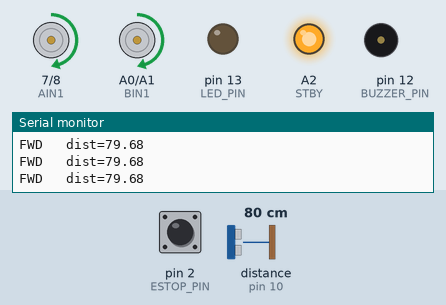
Simulated run of this sketch. Board: Arduino Uno, built with avr-gcc and run on an emulated ATmega328P. On the bench: motor-driver pin pairs drawn as motors (green arrow = first pin HIGH = forward, orange = second pin HIGH = backward, longer = more drive, scaled by the enable pin, stopped while the standby pin is LOW), output pins drawn as LEDs (lit = HIGH), buzzer (waves = sounding, pin HIGH), the last lines printed to the serial monitor. Wiring (inferred from the names in the program): ultrasonic range finder: trigger pin 9; echo pin 10. Dashed ring = blinking. The test bench sets the inputs (shaded band); at power-on: distance to the obstacle (sensor on pin 10) 80 cm, pin 2 (ESTOP_PIN) HIGH. The echo pulse lasts 58.3 µs per cm; pins used as bus, display or sensor lines are not drawn.

Above: at 1.7 s.
1.8 s: distance to the obstacle (sensor on pin 10) set to 27 cm
3.3 s: distance to the obstacle (sensor on pin 10) set to 23 cm
At 4.2 s:
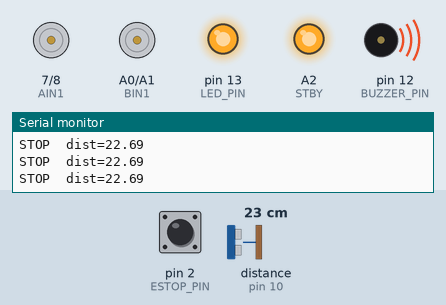
4.8 s: pin 2 (ESTOP_PIN) pulled LOW for 0.15 s
At 6.0 s:
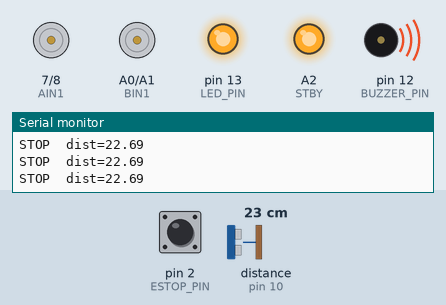
6.4 s: pin 2 (ESTOP_PIN) pulled LOW for 3.2 s
At 7.7 s:
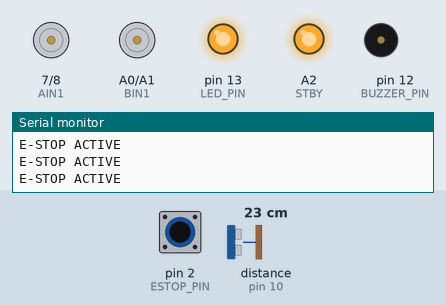
11.1 s: distance to the obstacle (sensor on pin 10) set to 35 cm
At 12.1 s:
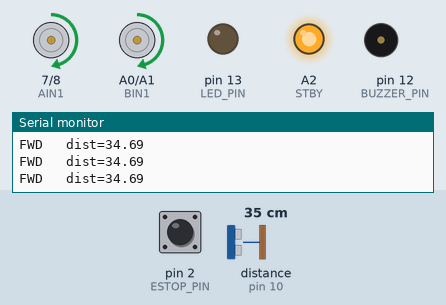
12.6 s: pin 2 (ESTOP_PIN) pulsed LOW 2 times (0.12 s each, 0.3 s apart)
At 12.71 s:
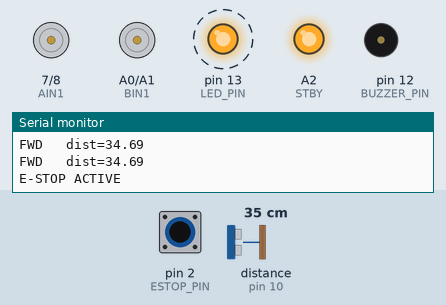
Timing chart, 0 to 15.6 s (numbered marks = the images above; inputs shaded):
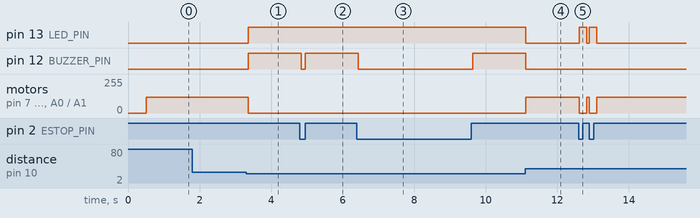

The sketch:

13_obstacle_stop.ino
```cpp
/*
============================================================
Program 13 — Obstacle Stop (Sense → Think → Act)
Course: Build Your First AI Robot
Week 4: Teach Your Robot to React
============================================================

PURPOSE
  Combine Week 2 sensing with Week 3 driving.
  If something is too close → STOP. Otherwise → creep forward.

LEARNING OBJECTIVE
  After this program, you should understand that:
  - a control loop repeatedly senses, decides, and acts
  - ultrasonic distance can gate motor motion
  - E-STOP still overrides everything

KEY CONCEPT
  Sense (distance) → Think (threshold) → Act (forward / stop)

WHAT CHANGED FROM THE PREVIOUS PROGRAM
  Week 3 moved on timers/sequences.
  Program 13 moves based on the ENVIRONMENT.

WHAT THE ROBOT DOES NOW
  Creeps forward while clear; stops and warns when too close.

HARDWARE
  - Motors + E-STOP (Week 3)
  - HC-SR04 TRIG 9, ECHO 10 (Week 2)
  - LED 13 + buzzer 12

WIRING
  Motors/E-STOP: hardware/wiring/motors_tb6612.md + estop.md
  Ultrasonic: hardware/wiring/ultrasonic.md

SAFETY
  Low speed. E-STOP ready. Soft targets (hand/foam), not fragile objects.

HOW TO RUN
  1. Upload
  2. Release E-STOP
  3. Let it creep; put your hand in front → should STOP
  4. Remove hand → may resume forward

CONTROLS
  E-STOP = immediate halt
============================================================
*/

const int PWMA = 3;
const int AIN1 = 7;
const int AIN2 = 8;
const int PWMB = 11;
const int BIN1 = A0;
const int BIN2 = A1;
const int STBY = A2;
const int ESTOP_PIN = 2;
const int TRIG_PIN = 9;
const int ECHO_PIN = 10;
const int BUZZER_PIN = 12;
const int LED_PIN = 13;
const int BAUD_RATE = 9600;

const int SPEED = 120;
const float STOP_CM = 25.0;
const float CM_PER_US = 0.0343;

void setup() {
  pinMode(PWMA, OUTPUT);
  pinMode(AIN1, OUTPUT);
  pinMode(AIN2, OUTPUT);
  pinMode(PWMB, OUTPUT);
  pinMode(BIN1, OUTPUT);
  pinMode(BIN2, OUTPUT);
  pinMode(STBY, OUTPUT);
  pinMode(ESTOP_PIN, INPUT_PULLUP);
  pinMode(TRIG_PIN, OUTPUT);
  pinMode(ECHO_PIN, INPUT);
  pinMode(BUZZER_PIN, OUTPUT);
  pinMode(LED_PIN, OUTPUT);

  digitalWrite(STBY, HIGH);
  digitalWrite(TRIG_PIN, LOW);
  stopMotors();

  Serial.begin(BAUD_RATE);
  delay(500);
  Serial.println("Program 13 — Obstacle Stop");
  Serial.print("Stop if closer than ");
  Serial.print(STOP_CM);
  Serial.println(" cm");
}

void loop() {
  // 1) SAFETY first
  if (isEStopPressed()) {
    stopMotors();
    digitalWrite(LED_PIN, HIGH);
    digitalWrite(BUZZER_PIN, LOW);
    Serial.println("E-STOP ACTIVE");
    delay(100);
    return;
  }

  // 2) SENSE
  float distanceCm = readDistanceCm();

  // 3) THINK + 4) ACT
  if (distanceCm > 0 && distanceCm < STOP_CM) {
    stopMotors();
    digitalWrite(LED_PIN, HIGH);
    digitalWrite(BUZZER_PIN, HIGH);
    Serial.print("STOP  dist=");
    Serial.println(distanceCm);
  } else {
    forward(SPEED);
    digitalWrite(LED_PIN, LOW);
    digitalWrite(BUZZER_PIN, LOW);
    Serial.print("FWD   dist=");
    Serial.println(distanceCm);
  }

  delay(80);
}

bool isEStopPressed() {
  return digitalRead(ESTOP_PIN) == LOW;
}

float readDistanceCm() {
  digitalWrite(TRIG_PIN, LOW);
  delayMicroseconds(2);
  digitalWrite(TRIG_PIN, HIGH);
  delayMicroseconds(10);
  digitalWrite(TRIG_PIN, LOW);

  long durationUs = pulseIn(ECHO_PIN, HIGH, 30000);
  if (durationUs == 0) {
    return -1.0;
  }
  return (durationUs * CM_PER_US) / 2.0;
}

void forward(int speed) {
  digitalWrite(AIN1, HIGH);
  digitalWrite(AIN2, LOW);
  analogWrite(PWMA, speed);
  digitalWrite(BIN1, HIGH);
  digitalWrite(BIN2, LOW);
  analogWrite(PWMB, speed);
}

void stopMotors() {
  digitalWrite(AIN1, LOW);
  digitalWrite(AIN2, LOW);
  analogWrite(PWMA, 0);
  digitalWrite(BIN1, LOW);
  digitalWrite(BIN2, LOW);
  analogWrite(PWMB, 0);
}

/*
============================================================
STUDENT CHALLENGE
 1. Tune STOP_CM for your arena (try 15 and 35).
 2. Pulse the buzzer while stopped instead of solid on.
 3. (Bonus) If distance is -1 (no echo), treat it as STOP for safety.

EXPECTED RESULT
  - Open space → slow forward crawl
  - Hand/wall close → stop + LED/buzzer
  - E-STOP still freezes everything

COMMON ERRORS
  - Never stops
      → Ultrasonic wiring; print distance; lower STOP_CM only after readings look real.
  - Stops forever at -1
      → Sensor timeout; aim sensor; check 5V/GND/TRIG/ECHO.
  - Oscillates at the threshold
      → Add a second "resume" distance later (hysteresis) — Program 14 energy.

INSTRUCTOR NOTE
  Say out loud each loop: Sense → Think → Act.
  This is the reflex layer AI will sit on top of in Week 5.
  Avoiding (turn) is Program 14 — keep this file stop-only.
============================================================
*/
```

Measured:
- the behaviour switches between 26 and 25 cm on distance to the obstacle (sensor on pin 10) (found by bisection; images 0 and 1)
- after the input at 3.3 s, pin 13 (LED_PIN), pin 12 (BUZZER_PIN): LOW → HIGH after 0.07 s; motor on pin 7 (AIN1) / pin 8 (AIN2), motor on A0 (BIN1) / A1 (BIN2): forward 120/255 → stopped after 0.07 s
- after the input at 4.8 s, pin 12 (BUZZER_PIN): HIGH → LOW after 0.05 s, → HIGH 0.10 s later
- after the input at 6.4 s, pin 12 (BUZZER_PIN): HIGH → LOW at once, → HIGH 3.2 s later
- after the input at 11.1 s, pin 13 (LED_PIN), pin 12 (BUZZER_PIN): HIGH → LOW at once; motor on pin 7 (AIN1) / pin 8 (AIN2), motor on A0 (BIN1) / A1 (BIN2): stopped → forward 120/255 at once
- after the input at 12.6 s, pin 13 (LED_PIN): alternates HIGH for 0.20 s and LOW for 0.08 s, 4 changes in all, then stays LOW, starting at once; motor on pin 7 (AIN1) / pin 8 (AIN2), motor on A0 (BIN1) / A1 (BIN2): alternates forward 120/255 for 0.08 s and stopped for 0.20 s, 4 changes in all, then stays forward 120/255, starting at once
